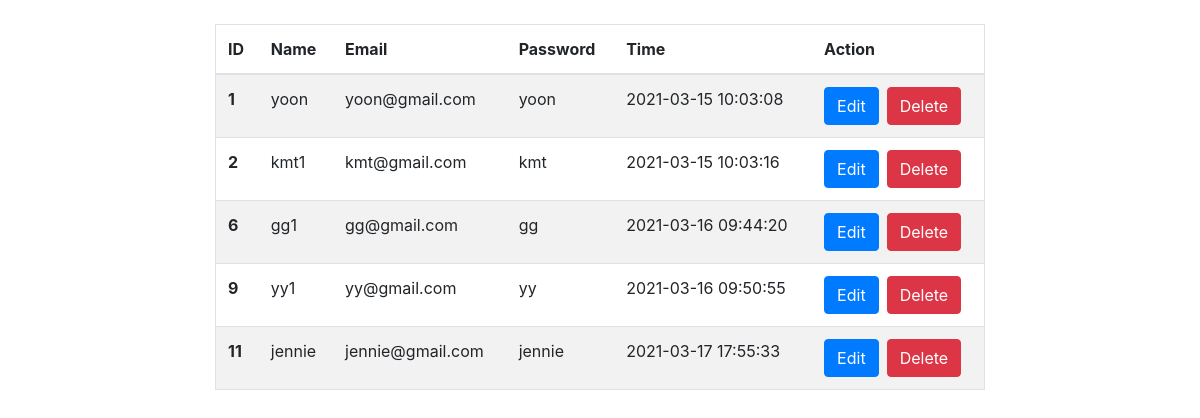
Page /admin/user-list.php on the earlier database version.
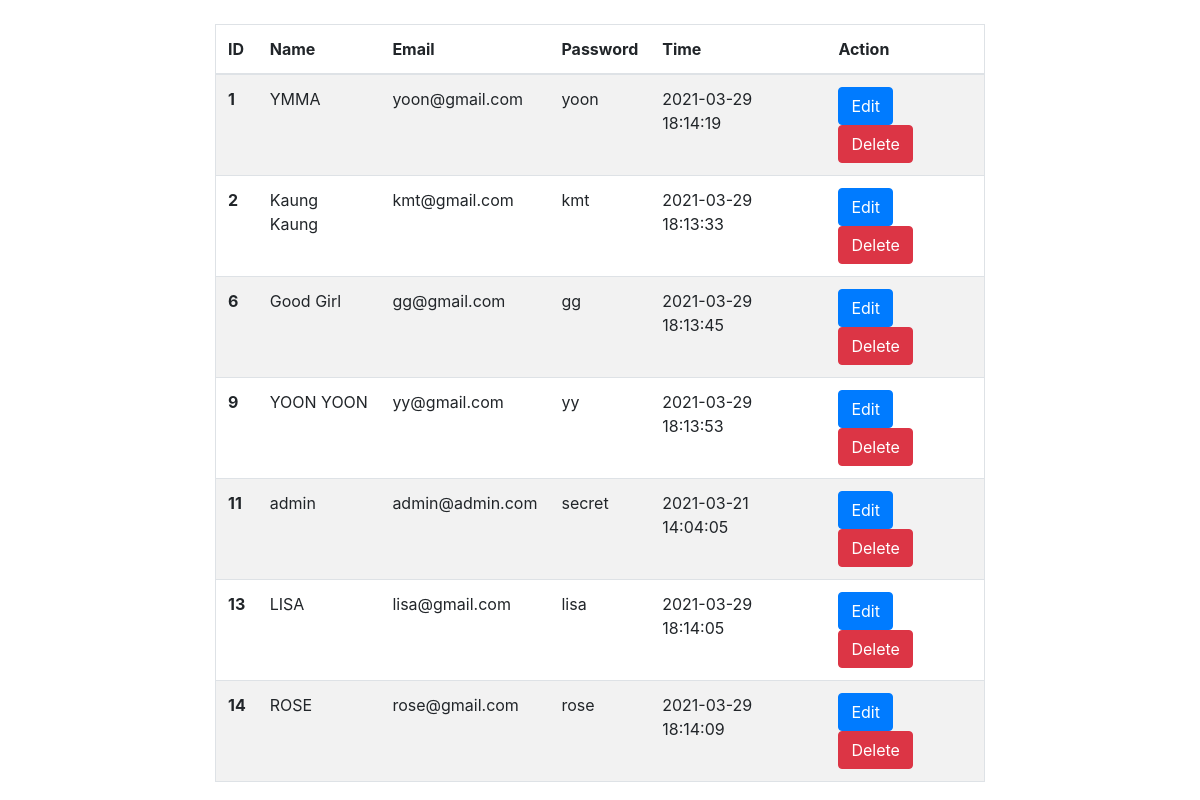
Same page on the later database version.
### tables this page shows
CREATE TABLE `users` (
  `id` int(11) NOT NULL,
  `name` varchar(100) NOT NULL,
  `email` varchar(100) NOT NULL,
  `password` varchar(100) NOT NULL,
  `created_date_time` timestamp NOT NULL DEFAULT current_timestamp(),
  `updated_date_time` timestamp NOT NULL DEFAULT current_timestamp() ON UPDATE current_timestamp()
);

### admin/user-list.php (the view, shortened to what this page needs)
<!DOCTYPE html>
<html lang="en">
<head>
  <link rel="stylesheet" href="../css/bootstrap.min.css">
</head>
<body>
<div class="container col-lg-8 col-sm-10 col-10 mt-3">
<table class="table border table-striped mt-4">
  <thead>
    <tr>
      <th scope="col">ID</th>
      <th scope="col">Name</th>
      <th scope="col">Email</th>
      <th scope="col">Password</th>
      <th scope="col">Time</th>
      <th>Action</th>
    </tr>
  </thead>
  <tbody>
  <?php
    require('../connect.php');
    $select=mysqli_query($db,"SELECT * FROM users");
    while($row=mysqli_fetch_assoc($select)):
  ?>
    <tr>
      <th scope="row"><?php echo $row['id'] ?></th>
      <td><?php echo $row['name'] ?></td>
      <td><?php echo $row['email'] ?></td>
      <td><?php echo $row['password'] ?></td>
      <td><?php echo $row['updated_date_time'] ?></td>
      <td><a href="user-show.php?cid=<?php echo $row['id'] ?>" class="btn btn-primary mr-2">Edit</a><a href="user-delete.php?cid=<?php echo $row['id'] ?>" class="btn btn-danger">Delete</a></td>
    </tr>
    <?php endwhile; ?>
  </tbody>
</table>
</div>
</body>
</html>

Differences in the rows shown:
changed users "yoon@gmail.com": name "yoon" → "YMMA"; updated_date_time "2021-03-15 10:03:08" → "2021-03-29 18:14:19"
changed users "kmt@gmail.com": name "kmt1" → "Kaung Kaung"; updated_date_time "2021-03-15 10:03:16" → "2021-03-29 18:13:33"
changed users "gg@gmail.com": name "gg1" → "Good Girl"; updated_date_time "2021-03-16 09:44:20" → "2021-03-29 18:13:45"
changed users "yy@gmail.com": name "yy1" → "YOON YOON"; updated_date_time "2021-03-16 09:50:55" → "2021-03-29 18:13:53"
changed users id 11: name "jennie" → "admin"; email "jennie@gmail.com" → "admin@admin.com"; password "jennie" → "secret"; updated_date_time "2021-03-17 17:55:33" → "2021-03-21 14:04:05"
added users: id "13", name "LISA", email "lisa@gmail.com", password "lisa", updated_date_time "2021-03-29 18:14:05"
added users: id "14", name "ROSE", email "rose@gmail.com", password "rose", updated_date_time "2021-03-29 18:14:09"
